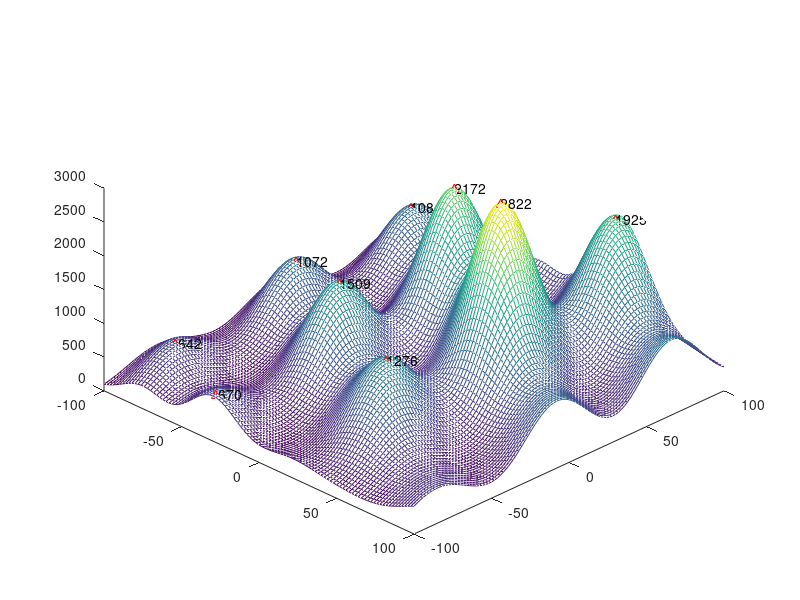

MATLAB code for this plot:
hold on
n=100; [x,y]=meshgrid(-n:2:n,-n:2:n); % the grid points
z1=sin((x-.002*x.*x)/n*5).^2+1;
z2=sin((x+2*y)/n*2).^2+.5;
t1=80; w1=t1*t1./((x-20).^2+(y-40).^2+t1*t1);
z=z1.*z2.*w1*1000+rand(size(z1))*.1; % values of the grid points
ind_x=2:n;
ind_y=2:n;
[xx,yy]=find( z(ind_x,ind_y)>z(ind_x+1,ind_y) & z(ind_x,ind_y)>z(ind_x-1,ind_y) & z(ind_x,ind_y)>z(ind_x,ind_y+1) & z(ind_x,ind_y)>z(ind_x,ind_y-1) & z(ind_x,ind_y)>z(ind_x+1,ind_y+1) & z(ind_x,ind_y)>z(ind_x+1,ind_y-1) & z(ind_x,ind_y)>z(ind_x-1,ind_y+1) & z(ind_x,ind_y)>z(ind_x-1,ind_y-1))    
mesh(x,y,z);
view(45,45);
text(yy*2-100,xx*2-100,z(yy*101+xx+1),num2str(round(z(yy*101+xx+1))));
plot3(yy*2-100,xx*2-100,z(yy*101+xx+1),'^r')


